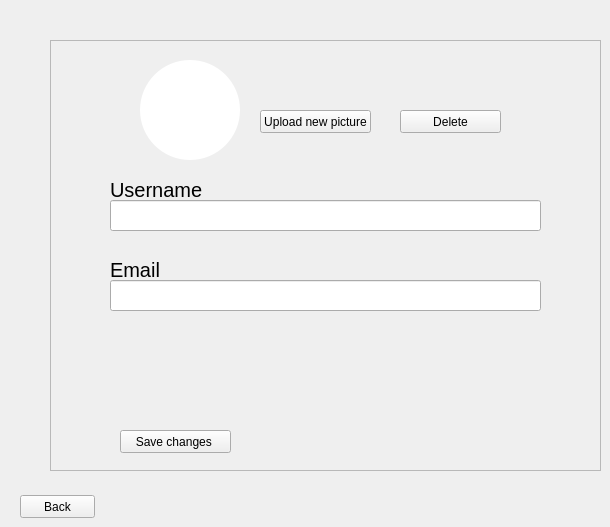
           <widget class="QWidget" name="setings_profile_page">
            <widget class="QFrame" name="frame_13">
             <property name="geometry">
              <rect>
               <x>50</x>
               <y>40</y>
               <width>551</width>
               <height>431</height>
              </rect>
             </property>
             <property name="styleSheet">
              <string notr="true">border-bottom: 5px solid;
border-right: 5px solid;
border-color: rgb(192, 198, 200);</string>
             </property>
             <property name="frameShape">
              <enum>QFrame::StyledPanel</enum>
             </property>
             <property name="frameShadow">
              <enum>QFrame::Raised</enum>
             </property>
             <widget class="QLabel" name="profile_picture_label_2">
              <property name="geometry">
               <rect>
                <x>90</x>
                <y>20</y>
                <width>100</width>
                <height>100</height>
               </rect>
              </property>
              <property name="cursor">
               <cursorShape>PointingHandCursor</cursorShape>
              </property>
              <property name="styleSheet">
               <string notr="true">QLabel {
    border-radius: 50%; /* Ensures the QLabel becomes circular */
    background-color: #ffffff; /* Background color */
    min-width: 100px; /* Adjust the size as needed */
    min-height: 100px; /* Adjust the size as needed */
    max-width: 100px; /* Keep width and height equal for a perfect circle */
    max-height: 100px; /* Keep width and height equal for a perfect circle */
    text-align: center; /* Center the text if there is any */
	border: none

}

</string>
              </property>
              <property name="text">
               <string/>
              </property>
              <property name="pixmap">
               <pixmap resource="icons.qrc">:/icons/accounticonpng.png</pixmap>
              </property>
              <property name="scaledContents">
               <bool>true</bool>
              </property>
             </widget>
             <widget class="QPushButton" name="upload_new_picture_button">
              <property name="geometry">
               <rect>
                <x>210</x>
                <y>70</y>
                <width>111</width>
                <height>23</height>
               </rect>
              </property>
              <property name="styleSheet">
               <string notr="true">
QPushButton {
                
	background-color: blue;
                border: none;
                border-radius: 5px;

				color: white
            }
QPushButton:hover {
                background-color: gray;
            };
</string>
              </property>
              <property name="text">
               <string>Upload new picture</string>
              </property>
             </widget>
             <widget class="QPushButton" name="delete_picture_button">
              <property name="geometry">
               <rect>
                <x>350</x>
                <y>70</y>
                <width>101</width>
                <height>23</height>
               </rect>
              </property>
              <property name="styleSheet">
               <string notr="true">
QPushButton {
                
	background-color: blue;
                border: none;
                border-radius: 5px;

				color: white
            }
QPushButton:hover {
                background-color: gray;
            };
</string>
              </property>
              <property name="text">
               <string>Delete</string>
              </property>
             </widget>
             <widget class="QLineEdit" name="profilesetting_username_line_edit">
              <property name="geometry">
               <rect>
                <x>60</x>
                <y>160</y>
                <width>431</width>
                <height>31</height>
               </rect>
              </property>
             </widget>
             <widget class="QLabel" name="label_32">
              <property name="geometry">
               <rect>
                <x>60</x>
                <y>140</y>
                <width>101</width>
                <height>20</height>
               </rect>
              </property>
              <property name="styleSheet">
               <string notr="true">font-size: 20px;
border: none
</string>
              </property>
              <property name="text">
               <string>Username</string>
              </property>
             </widget>
             <widget class="QPushButton" name="save_changes_button">
              <property name="geometry">
               <rect>
                <x>70</x>
                <y>390</y>
                <width>111</width>
                <height>23</height>
               </rect>
              </property>
              <property name="styleSheet">
               <string notr="true">
QPushButton {
                
	background-color: blue;
                border: none;
                border-radius: 5px;

				color: white
            }
QPushButton:hover {
                background-color: gray;
            };
</string>
              </property>
              <property name="text">
               <string>Save changes </string>
              </property>
             </widget>
             <widget class="QLabel" name="label_33">
              <property name="geometry">
               <rect>
                <x>60</x>
                <y>220</y>
                <width>101</width>
                <height>20</height>
               </rect>
              </property>
              <property name="styleSheet">
               <string notr="true">font-size: 20px;
border: none
</string>
              </property>
              <property name="text">
               <string>Email</string>
              </property>
             </widget>
             <widget class="QLineEdit" name="profilesettings_email_line_edit">
              <property name="geometry">
               <rect>
                <x>60</x>
                <y>240</y>
                <width>431</width>
                <height>31</height>
               </rect>
              </property>
             </widget>
            </widget>
            <widget class="QPushButton" name="back_to_settings_page_button">
             <property name="geometry">
              <rect>
               <x>20</x>
               <y>495</y>
               <width>75</width>
               <height>23</height>
              </rect>
             </property>
             <property name="styleSheet">
              <string notr="true">
QPushButton {
                
	background-color: blue;
                border: none;
                border-radius: 5px;

				color: white
            }
QPushButton:hover {
                background-color: gray;
            };
</string>
             </property>
             <property name="text">
              <string>Back</string>
             </property>
            </widget>
           </widget>
